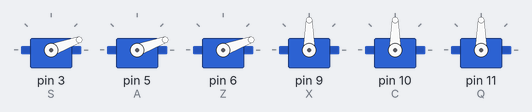
The sketch below on a simulated Arduino Uno, built with avr-gcc and run on an emulated ATmega328P. On the bench: 6 × servo.

Above: at 0.05 s.
At 2.05 s:
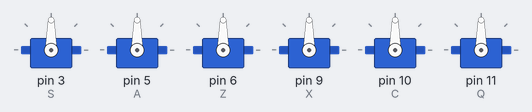
At 4.0 s:
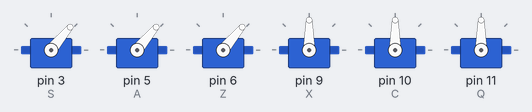
At 6.0 s:
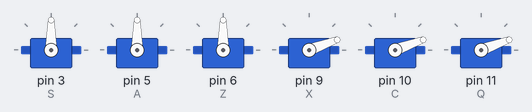
At 8.0 s:
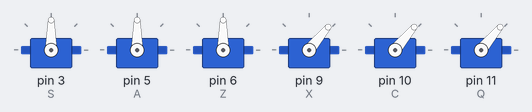
Timing chart, 0 to 10.4 s (numbered marks = the images above):
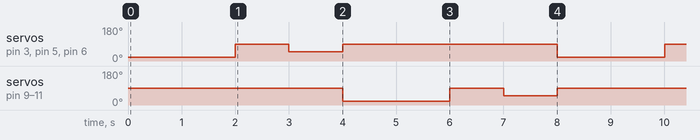

Measured:
- by itself, servo on pin 3 (S), servo on pin 5 (A), servo on pin 6 (Z): repeats every 8.0 s: 50° 1.0 s, 90° 4.0 s, 20° 2.0 s, 90° 1.0 s
- by itself, servo on pin 9 (X), servo on pin 10 (C), servo on pin 11 (Q): repeats every 8.0 s: 90° 1.0 s, 50° 1.0 s, 90° 4.0 s, 20° 2.0 s

The sketch:

SER.ino
```cpp
#include <Servo.h>
Servo S;
Servo A;
Servo Z;
Servo X;
Servo C;
Servo Q;

void setup() {
  Serial.begin(9600);
S.attach(3);
A.attach(5);
Z.attach(6);
X.attach(9);
C.attach(10);
Q.attach(11);

}

void loop() {


  S.write(20);
  Z.write(20);
  A.write(20);
  delay(2000);
  S.write(90);
  A.write(90);
  Z.write(90);
  delay(1000);
  S.write(50);
  A.write(50);
  Z.write(50);
  delay(1000);
  S.write(90);
  A.write(90);
  Z.write(90);


  X.write(20);
  C.write(20);
  Q.write(20);
  delay(2000);
  X.write(90);
  C.write(90);
  Q.write(90);
  delay(1000);
  X.write(50);
  C.write(50);
  Q.write(50);
  delay(1000);
  X.write(90);
  C.write(90);
  Q.write(90);


}
```
